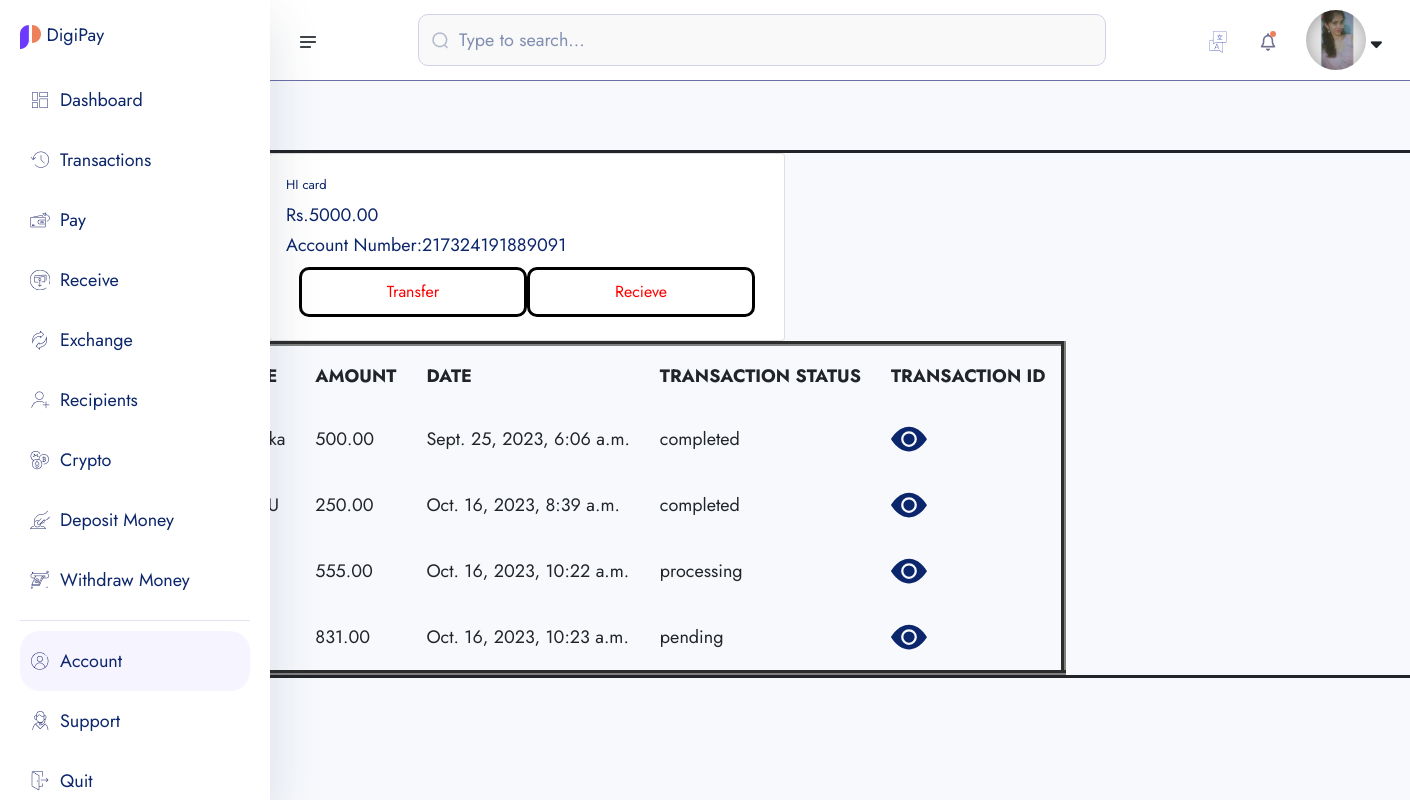
/core/transactions_list/ (signed in), run on the app's committed database.
### bankaccounts/models.py (models this page shows, shortened)
class KYC(models.Model):
    id=models.UUIDField(primary_key=True,unique=True,default=uuid.uuid4,editable=False)
    user=models.OneToOneField(User,on_delete=models.CASCADE)
    account=models.OneToOneField(Account,on_delete=models.CASCADE)
    full_name=models.CharField(max_length=200)
    image=models.ImageField(upload_to='userimg/')
    marital_status=models.CharField(max_length=100,choices=MARITAL_STATUS)
    gender=models.CharField(max_length=100,choices=GENDER)
    identity_type=models.CharField(max_length=100,choices=IDENTITY_TYPE)
    identity_image=models.ImageField(upload_to='userimg/')
    date_of_birth=models.DateField(auto_now_add=False)
    signature=models.ImageField(upload_to='userimg/')
    country=models.CharField(max_length=100)
    state=models.CharField(max_length=100)
    city=models.CharField(max_length=100)
    phone=models.CharField(max_length=100)
    email=models.EmailField(unique=True,blank=True)

class Account(models.Model):
    id=models.UUIDField(primary_key=True,unique=True,default=uuid.uuid4,editable=False)
    user=models.OneToOneField(User,on_delete=models.CASCADE)
    account_balance=models.DecimalField(max_digits=12,decimal_places=2,default=0.00)
    account_number=ShortUUIDField(unique=True,length=12,max_length=25,prefix='217',alphabet='1234567890')
    account_id=ShortUUIDField(unique=True,length=10,max_length=25,prefix='DIGP',alphabet='1234567890')
    pin_number=ShortUUIDField(unique=True,length=4,max_length=7,alphabet='1234567890')
    account_status=models.CharField(max_length=100,choices=ACCOUNT_STATUS,default='in-active')
    date=models.DateField(auto_now_add=True)
    kyc_submitted=models.BooleanField(default=False)
    kyc_confirmed=models.BooleanField(default=False)

### transactions/models.py (models this page shows, shortened)
class Transaction(models.Model):
    transaction_id=ShortUUIDField(unique=True,length=15,max_length=25,prefix="TRN")
    user=models.ForeignKey(User,related_name='user',on_delete=models.CASCADE,null=True)
    amount=models.DecimalField(max_digits=12,decimal_places=2,default=0.00)
    description=models.CharField(max_length=100,null=True,blank=True)
    receiver=models.ForeignKey(User,related_name='receiver',on_delete=models.CASCADE,null=True)
    sender=models.ForeignKey(User,related_name='sender',on_delete=models.CASCADE,null=True)
    receiver_account=models.ForeignKey(Account,related_name='receiver_account',on_delete=models.CASCADE,null=True)
    sender_account=models.ForeignKey(Account,related_name='sender_account',on_delete=models.CASCADE,null=True)
    status=models.CharField(max_length=200,choices=Transaction_status,default="pending")
    transaction_type=models.CharField(max_length=200,choices=Transaction_type,default="none")
    date=models.DateTimeField(auto_now_add=True)
    updated_date=models.DateTimeField(auto_now_add=False,null=True,blank=True)

### transactions/transfer.py (the view)
# urls.py: path('transactions_list/',transfer.transactions_list,name='transactions_list'),
def transactions_list(request):
    user =request.user
    account=Account.objects.get(user=user)
    transaction=Transaction.objects.all()
    query=request.POST.get('request_sent')
    query2=request.POST.get('completed')
    print(query)
    print(query2)
    if query:
        transaction=transaction.filter(
            Q(status=query)
        ).distinct()
    if query2:
        transaction=transaction.filter(
            Q(status=query2)
        ).distinct()
    context={
        'account':account,
        'transaction':transaction,
        'query':query,
        'query2':query2,
    }
    return render(request,'transfer/transactions_list.html',context)

### templates/transfer/transactions_list.html (shortened to what this page needs)
{% extends "partials/dashbord_base.html" %}
{% load static %}
{% block content %}
 <head>
 </head>
  <form action="" method="POST">
    <div class="dash">
      <div class="container">
        <div class="jumbotron">
          <div class="row">
            <div class="col-md-5">
            <div class="card card-body">
              <p class="user">HI {{account.user}}</p>
              <p>Rs.{{account.account_balance}}</p>
              <p>Account Number:{{account.account_number}}</p>
               <div class="btn">
                 <input type="submit" value="Transfer">
                <input type="submit" value="Recieve">
              </div>
            </div>
            </div>
          </div>
        </div>
      </div>
  </form>
  <table border="5" cellpadding="15px">
    <tr>
      <th>NAME</th>
      <th>AMOUNT</th>
      <th>DATE</th>
      <th>TRANSACTION STATUS</th>
      <th>TRANSACTION ID</th>
    </tr>
    {%for data in transaction%}
    <tr>
      <td>{{data.user}}</td>
      <td>{{data.amount}}</td>
      <td>{{data.date}}</td>
      <td>{{data.status}}</td>
      <td><a href="{% url 'transactions:transaction_detail' data.transaction_id %}"><svg xmlns="http://www.w3.org/2000/svg" width="36" height="36" fill="currentColor" class="bi bi-eye-fill" viewBox="0 0 16 16">
        <path d="M10.5 8a2.5 2.5 0 1 1-5 0 2.5 2.5 0 0 1 5 0z"/>
        <path d="M0 8s3-5.5 8-5.5S16 8 16 8s-3 5.5-8 5.5S0 8 0 8zm8 3.5a3.5 3.5 0 1 0 0-7 3.5 3.5 0 0 0 0 7z"/>
      </svg></a></td>
    </tr>
    {%endfor%}
  </table>
  {% endblock content %}

### templates/partials/dashbord_base.html (shortened to what this page needs)
{% load static %}
<!doctype html>
<html lang="en">
<head>
    <link href="https://cdn.jsdelivr.net/npm/bootstrap@5.3.1/dist/css/bootstrap.min.css" rel="stylesheet">
    <link rel="stylesheet" href="{% static 'assets1/css/bootstrap.min.css' %}">
    <link rel="stylesheet" href="{% static 'assets1/css/fontawesome.min.css' %}">
    <link rel="stylesheet" href="{% static 'assets1/css/jquery-ui.css' %}">
    <link rel="stylesheet" href="{% static 'assets1/css/plugin/apexcharts.css' %}">
    <link rel="stylesheet" href="{% static 'assets1/css/plugin/nice-select.css' %}">
    <link rel="stylesheet" href="{% static 'assets1/css/arafat-font.css' %}">
    <link rel="stylesheet" href="{% static 'assets1/css/plugin/animate.css' %}">
    <link rel="stylesheet" href="{% static 'assets1/css/style.css' %}">
</head>
<body>
    <header class="header-section body-collapse">
        <div class="overlay">
            <div class="container-fruid">
                <div class="row d-flex header-area">
                    <div class="navbar-area d-flex align-items-center justify-content-between">
                        <div class="sidebar-icon">
                            <img src="{% static 'assets1/images/icon/menu.png' %}" alt="icon">
                        </div>
                        <form method="POST" class="flex-fill">
                            <div class="form-group d-flex align-items-center">
                                <img src="{% static 'assets1/images/icon/search.png' %}" alt="icon">
                                <input type="text" placeholder="Type to search...">
                            </div>
                        </form>
                        <div class="dashboard-nav">
                            <div class="single-item language-area">
                                <div class="language-btn">
                                    <img src="{% static 'assets1/images/icon/lang.png' %}" alt="icon">
                                </div>
                            </div>
                            <div class="single-item notifications-area">
                                <div class="notifications-btn">
                                    <img src="{% static 'assets1/images/icon/bell.png' %}" class="bell-icon" alt="icon">
                                </div>
                            </div>
                            <div class="single-item user-area">
                                <div class="profile-area d-flex align-items-center">
                                    <span class="user-profile">
                                        {% if request.user.kyc.image.url %}
                                            <img style="width: 60px; height: 60px; border-radius: 50%; object-fit: cover;" src="{{ request.user.kyc.image.url }}" alt="image">
                                        {% else %}
                                            <img src="{% static 'assets1/images/default.jpg' %}"  style="width: 50px; height: 50px; border-radius: 50%; object-fit: cover;" alt="">
                                        {% endif %}
                                    </span>
                                    <i class="fa-solid fa-sort-down"></i>
                                </div>
                            </div>
                        </div>
                    </div>
                    <div class="sidebar-wrapper">
                        <div class="sidebar-logo">
                            <a href="#"><img src="{% static 'assets1/images/fav.png' %}" alt="logo"> DigiPay</a>
                        </div>
                        <ul>
                            <li>
                                <a href="#">
                                    <img src="{% static 'assets1/images/icon/dashboard.png' %}" alt="Dashboard"> <span>Dashboard</span>
                                </a>
                            </li>
                            <li>
                                <a href="#">
                                    <img src="{% static 'assets1/images/icon/transactions.png' %}" alt="Transactions"> <span>Transactions</span>
                                </a>
                            </li>
                            <li>
                                <a href="#">
                                    <img src="{% static 'assets1/images/icon/pay.png' %}" alt="Pay"> <span>Pay</span>
                                </a>
                            </li>
                            <li>
                                <a href="#">
                                    <img src="{% static 'assets1/images/icon/receive.png' %}" alt="Receive"> <span>Receive</span>
                                </a>
                            </li>
                            <li>
                                <a href="money-exchange.html">
                                    <img src="{% static 'assets1/images/icon/exchange.png' %}" alt="Exchange"> <span>Exchange</span>
                                </a>
                            </li>
                            <li>
                                <a href="recipients.html">
                                    <img src="{% static 'assets1/images/icon/recipients.png' %}" alt="Recipients"> <span>Recipients</span>
                                </a>
                            </li>
                            <li>
                                <a href="crypto.html">
                                    <img src="{% static 'assets1/images/icon/crypto.png' %}" alt="Crypto"> <span>Crypto</span>
                                </a>
                            </li>
                            <li>
                                <a href="deposit-money.html">
                                    <img src="{% static 'assets1/images/icon/deposit.png' %}" alt="Deposit"> <span>Deposit Money</span>
                                </a>
                            </li>
                            <li>
                                <a href="withdraw-money-step-1.html">
                                    <img src="{% static 'assets1/images/icon/withdraw.png' %}" alt="Withdraw"> <span>Withdraw Money</span>
                                </a>
                            </li>
                        </ul>
                        <ul class="bottom-item">
                            <li class="active">
                                <a href="#">
                                    <img src="{% static 'assets1/images/icon/account.png' %}" alt="Account"> <span>Account</span>
                                </a>
                            </li>
                            <li>
                                <a href="javascript:void(0)">
                                    <img src="{% static 'assets1/images/icon/support.png' %}" alt="Support"> <span>Support</span>
                                </a>
                            </li>
                            <li>
                                <a href="javascript:void(0)">
                                    <img src="{% static 'assets1/images/icon/quit.png' %}" alt="Quit"> <span>Quit</span>
                                </a>
                            </li>
                        </ul>
                    </div>
                </div>
            </div>
        </div>
    </header>
{% block content %}
{% endblock content %}
</body>
</html>

### templates/transfer/transactions_list.html (style rules this page uses)
.dash { border: solid; margin-left: 200px; margin-top: 150px; width: 100%; }
.user { font-size: 13px; }
.btn { display: flex; justify-content: space-between; }
input { color: red; border: black solid; }

### data on the page
Account: user "card", account_balance "5000.00", account_number "217324191889091"
Transaction: amount "500.00", date "Sept. 25, 2023, 6:06 a.m.", status "completed"
Transaction: amount "250.00", date "Oct. 16, 2023, 8:39 a.m.", status "completed"
Transaction: amount "555.00", date "Oct. 16, 2023, 10:22 a.m.", status "processing"
Transaction: amount "831.00", date "Oct. 16, 2023, 10:23 a.m.", status "pending"
